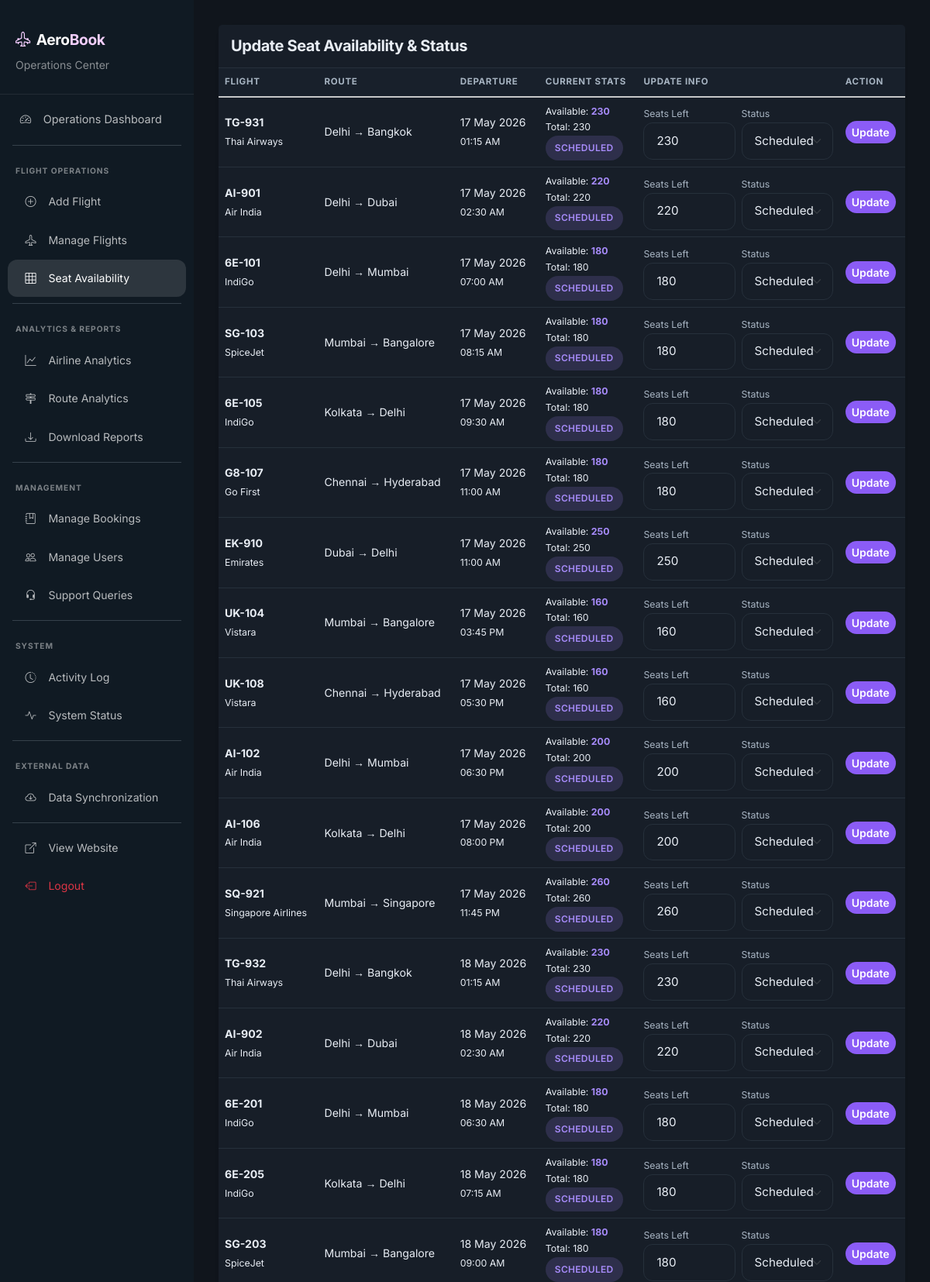
The app's page /admin/manage-seats.php (signed in, upper part) with its own data.
### tables this page shows
CREATE TABLE IF NOT EXISTS flights (
    flight_id INT AUTO_INCREMENT PRIMARY KEY,
    airline_name VARCHAR(100) NOT NULL,
    flight_number VARCHAR(20) NOT NULL UNIQUE,
    source VARCHAR(100) NOT NULL,
    destination VARCHAR(100) NOT NULL,
    departure_time DATETIME NOT NULL,
    arrival_time DATETIME NOT NULL,
    total_seats INT NOT NULL DEFAULT 180,
    seats_available INT NOT NULL DEFAULT 180,
    price DECIMAL(10, 2) NOT NULL,
    status ENUM('Scheduled', 'Delayed', 'Cancelled', 'Completed') DEFAULT 'Scheduled',
    created_at TIMESTAMP DEFAULT CURRENT_TIMESTAMP,
     
     
     
    CONSTRAINT chk_flights_seats CHECK (seats_available <= total_seats)
);

### includes/FlightHelper.php (called while the page is built, shortened)
<?php
if (!defined('AEROBOOK_FLIGHT_HELPER')) {
function getAllFlights($orderBy = 'departure_time ASC') {
    global $conn;
    $orderBy = preg_replace('/[^a-zA-Z0-9_ ]/', '', $orderBy);
    $r = mysqli_query($conn, "SELECT * FROM flights ORDER BY {$orderBy}");
    $flights = [];
    while ($row = mysqli_fetch_assoc($r)) $flights[] = $row;
    return $flights;
}
}

### admin/manage-seats.php (the view, shortened to what this page needs)
<?php
require_once __DIR__ . '/includes/admin-header.php';
$flights = getAllFlights('departure_time ASC');
?>
<div class="row">
    <div class="col-12">
        <div class="card border-0 shadow-sm rounded-4">
            <div class="card-header bg-white p-3 border-bottom">
                <h5 class="mb-0 fw-bold">Update Seat Availability & Status</h5>
            </div>
            <div class="card-body p-0">
                <div class="table-responsive">
                    <table class="table table-hover align-middle mb-0 manage-seats-table">
                        <thead class="table-light">
                            <tr>
                                <th>Flight</th><th>Route</th><th>Departure</th><th>Current Stats</th><th>Update Info</th><th>Action</th>
                            </tr>
                        </thead>
                        <tbody>
                            <?php foreach ($flights as $f): $fid = intval($f['flight_id']); ?>
                            <tr>
                                <td><strong><?php echo $f['flight_number']; ?></strong><br><small><?php echo $f['airline_name']; ?></small></td>
                                <td><?php echo $f['source']; ?> → <?php echo $f['destination']; ?></td>
                                <td><?php echo formatDate($f['departure_time']); ?><br><small><?php echo formatTime($f['departure_time']); ?></small></td>
                                <td>
                                    <div class="small">Available: <span class="fw-bold text-accent"><?php echo $f['seats_available']; ?></span></div>
                                    <div class="small">Total: <?php echo $f['total_seats']; ?></div>
                                    <div><?php echo statusBadge($f['status']); ?></div>
                                </td>
                                <td>
                                    <div class="row g-2">
                                        <div class="col-6">
                                            <label class="small text-muted">Seats Left</label>
                                            <input type="number" name="seats_available" form="seat-form-<?php echo $fid; ?>" class="form-control form-control-sm" value="<?php echo $f['seats_available']; ?>" min="0" max="<?php echo $f['total_seats']; ?>">
                                        </div>
                                        <div class="col-6">
                                            <label class="small text-muted">Status</label>
                                            <select name="status" form="seat-form-<?php echo $fid; ?>" class="form-select form-select-sm">
                                                <?php statusOptions($f['status']); ?>
                                            </select>
                                        </div>
                                    </div>
                                </td>
                                <td>
                                    <button type="submit" form="seat-form-<?php echo $fid; ?>" name="update_seats" class="btn btn-sm btn-accent">Update</button>
                                </td>
                            </tr>
                            <?php endforeach; ?>
                        </tbody>
                    </table>
                </div>
            </div>
        </div>
    </div>
</div>
<?php require_once __DIR__ . '/includes/admin-footer.php'; ?>

### includes/functions.php (shortened to what this page needs)
<?php
function formatDate($date) {
    return date('d M Y', strtotime($date));
}
function formatTime($datetime) {
    return date('h:i A', strtotime($datetime));
}
function statusBadge($status) {
    $classes = [
        'Confirmed' => 'badge-status bg-success',
        'Cancelled' => 'badge-status bg-danger',
        'Scheduled' => 'badge-status bg-primary',
        'Delayed'   => 'badge-status bg-warning',
        'Completed' => 'badge-status bg-secondary',
        'Checked-in' => 'badge-status bg-info',
    ];
    $class = $classes[$status] ?? 'badge-status bg-secondary';
    return '<span class="' . $class . '">' . $status . '</span>';
}
function statusOptions($selected = null) {
    $statuses = ['Scheduled', 'Delayed', 'Cancelled', 'Completed'];
    foreach ($statuses as $s) {
        $sel = ($selected === $s) ? ' selected' : '';
        echo "<option value=\"{$s}\"{$sel}>{$s}</option>";
    }
}

### css/aerobook.css (style rules this page uses)
:root { --ink: #192837; --gray-50: #F8F6FC; --gray-100: #F1EDF9; --gray-200: #E6DFF1; --gray-300: #D4CCE8; --gray-400: #A79DC6; --gray-500: #8A80A8; --gray-600: #5F587C; --gray-700: #4A4461; --gray-800: #2F2A3D; --gray-900: #1B1826; --surface: #F4EFFA; --surface-card: #FFFFFF; --border: #E4DEF2; --primary: #192837; --primary-light: #26384A; --accent: #7342E2; --accent-hover: #8A5CF0; --accent-glow: rgba(115, 66, 226, 0.22); --gradient-accent: linear-gradient(135deg, #7342E2, #8A5CF0); --bs-primary: #7342E2; --bs-primary-rgb: 115, 66, 226; --bs-link-color: #7342E2; --bs-link-hover-color: #8A5CF0; --bs-link-color-rgb: 115, 66, 226; --bs-link-hover-color-rgb: 138, 92, 240; --shadow-sm: 0 1px 2px rgba(16, 24, 40, 0.04); --shadow-md: 0 8px 24px rgba(16, 24, 40, 0.06); --shadow-lg: 0 24px 48px rgba(16, 24, 40, 0.08); --shadow-glow: 0 0 20px rgba(32, 42, 54, 0.2); --radius-sm: 10px; --radius-md: 16px; --radius-lg: 24px; --font-primary: 'Inter', sans-serif; --font-heading: 'Helvetica Now Display Bold', 'Inter', sans-serif; --transition: all 0.3s cubic-bezier(0.4, 0, 0.2, 1); --ease-premium: cubic-bezier(0.16, 1, 0.3, 1); }
body { font-family: var(--font-primary); background: var(--surface); color: var(--text-primary); line-height: 1.7; -webkit-font-smoothing: antialiased; text-rendering: optimizeLegibility; }
h1, h2, h3, h4, h5, h6 { font-family: var(--font-heading); color: var(--text-primary); letter-spacing: -0.02em; line-height: 1.15; }
html { scroll-behavior: smooth; }
.btn { border-radius: 9999px; font-weight: 600; transition: var(--transition); }
.btn-accent, .btn-ink { background: var(--accent); color: #fff; border: none; transition: background-color 0.25s ease, color 0.25s ease, transform 0.25s ease, box-shadow 0.25s ease; }
.btn-accent { background: var(--accent); }
.card { border: 1px solid var(--border); border-radius: var(--radius-md); background: var(--surface-card); box-shadow: var(--shadow-sm); }
.form-control, .form-select { border: 1px solid var(--gray-200); border-radius: 12px; background-color: #fff; padding: 0.72rem 1rem; font-size: 0.95rem; transition: border-color 0.2s ease, box-shadow 0.2s ease, background-color 0.2s ease; }
.badge-status { border-radius: 9999px; }
.table th { font-size: 0.72rem; font-weight: 700; letter-spacing: 0.06em; text-transform: uppercase; color: var(--gray-500); }
.text-accent { color: var(--accent) !important; }
[data-theme="dark"] { --ink: #E8EDF4; --gray-50: #10151C; --gray-100: #161D26; --gray-200: #26303B; --gray-300: #3A4754; --gray-400: #5A6A7A; --gray-500: #8B99A9; --gray-600: #A7B4C2; --gray-700: #C3CDD8; --gray-800: #DCE3EA; --gray-900: #EFF2F6; --surface: #10151C; --surface-card: #171E28; --border: #26303B; --primary: #101A23; --primary-light: #1B2836; --accent: #A78BFA; --accent-hover: #B99EFC; --accent-glow: rgba(167, 139, 250, 0.28); --gradient-accent: linear-gradient(135deg, #8B5CF6, #A78BFA); --bs-primary: #A78BFA; --bs-primary-rgb: 167, 139, 250; --bs-link-color: #A78BFA; --bs-link-hover-color: #B99EFC; --bs-link-color-rgb: 167, 139, 250; --bs-link-hover-color-rgb: 185, 158, 252; --text-primary: #E8EDF4; --text-secondary: #A7B4C2; --text-light: #5A6A7A; --gradient-card: linear-gradient(145deg, #1A2230 0%, #141B24 100%); --gradient-hero: linear-gradient(135deg, #121826 0%, #0F141A 100%); --shadow-sm: 0 1px 2px rgba(0, 0, 0, 0.5); --shadow-md: 0 8px 24px rgba(0, 0, 0, 0.5); --shadow-lg: 0 24px 48px rgba(0, 0, 0, 0.6); color-scheme: dark; }
[data-theme="dark"] .card, [data-theme="dark"] .flight-card, [data-theme="dark"] .feature-card, [data-theme="dark"] .stat-card { background: var(--surface-card); }
[data-theme="dark"] .form-control, [data-theme="dark"] .form-select { background-color: var(--surface-card); }
[data-theme="dark"] .btn-accent { background: #8B5CF6; color: #fff; }
.card-header { background: var(--surface-card); border-bottom: 1px solid var(--border); font-weight: 600; }
.border-bottom, .border-top { border-color: var(--border) !important; }
.bg-primary { background-color: rgba(var(--bs-primary-rgb), 1) !important; }
.badge-status.bg-primary { background: rgba(115, 66, 226, 0.1) !important; color: var(--accent) !important; }
[data-theme="dark"] .bg-primary { background-color: #A78BFA !important; }
[data-theme="dark"] .badge-status.bg-primary { background: rgba(167, 139, 250, 0.16) !important; color: #A78BFA !important; }
[data-theme="dark"] .table-hover { --bs-table-hover-bg: rgba(167, 139, 250, 0.2); --bs-table-hover-color: #E8EDF4; }

### records on screen
flights: flight_number "TG-931", airline_name "Thai Airways", source "Delhi", destination "Bangkok", departure_time "17 May 2026", departure_time "01:15 AM", seats_available "230", total_seats "230", status "SCHEDULED", status "Scheduled"
flights: flight_number "AI-901", airline_name "Air India", source "Delhi", destination "Dubai", departure_time "17 May 2026", departure_time "02:30 AM", seats_available "220", total_seats "220", status "SCHEDULED", status "Scheduled"
flights: flight_number "6E-101", airline_name "IndiGo", source "Delhi", destination "Mumbai", departure_time "17 May 2026", departure_time "07:00 AM", seats_available "180", total_seats "180", status "SCHEDULED", status "Scheduled"
flights: flight_number "SG-103", airline_name "SpiceJet", source "Mumbai", destination "Bangalore", departure_time "17 May 2026", departure_time "08:15 AM", seats_available "180", total_seats "180", status "SCHEDULED", status "Scheduled"
flights: flight_number "6E-105", airline_name "IndiGo", source "Kolkata", destination "Delhi", departure_time "17 May 2026", departure_time "09:30 AM", seats_available "180", total_seats "180", status "SCHEDULED", status "Scheduled"
flights: flight_number "G8-107", airline_name "Go First", source "Chennai", destination "Hyderabad", departure_time "17 May 2026", departure_time "11:00 AM", seats_available "180", total_seats "180", status "SCHEDULED", status "Scheduled"
flights: flight_number "EK-910", airline_name "Emirates", source "Dubai", destination "Delhi", departure_time "17 May 2026", departure_time "11:00 AM", seats_available "250", total_seats "250", status "SCHEDULED", status "Scheduled"
flights: flight_number "UK-104", airline_name "Vistara", source "Mumbai", destination "Bangalore", departure_time "17 May 2026", departure_time "03:45 PM", seats_available "160", total_seats "160", status "SCHEDULED", status "Scheduled"
flights: flight_number "UK-108", airline_name "Vistara", source "Chennai", destination "Hyderabad", departure_time "17 May 2026", departure_time "05:30 PM", seats_available "160", total_seats "160", status "SCHEDULED", status "Scheduled"
flights: flight_number "AI-102", airline_name "Air India", source "Delhi", destination "Mumbai", departure_time "17 May 2026", departure_time "06:30 PM", seats_available "200", total_seats "200", status "SCHEDULED", status "Scheduled"
flights: flight_number "AI-106", airline_name "Air India", source "Kolkata", destination "Delhi", departure_time "17 May 2026", departure_time "08:00 PM", seats_available "200", total_seats "200", status "SCHEDULED", status "Scheduled"
flights: flight_number "SQ-921", airline_name "Singapore Airlines", source "Mumbai", destination "Singapore", departure_time "17 May 2026", departure_time "11:45 PM", seats_available "260", total_seats "260", status "SCHEDULED", status "Scheduled"
flights: flight_number "TG-932", airline_name "Thai Airways", source "Delhi", destination "Bangkok", departure_time "18 May 2026", departure_time "01:15 AM", seats_available "230", total_seats "230", status "SCHEDULED", status "Scheduled"
flights: flight_number "AI-902", airline_name "Air India", source "Delhi", destination "Dubai", departure_time "18 May 2026", departure_time "02:30 AM", seats_available "220", total_seats "220", status "SCHEDULED", status "Scheduled"
flights: flight_number "6E-201", airline_name "IndiGo", source "Delhi", destination "Mumbai", departure_time "18 May 2026", departure_time "06:30 AM", seats_available "180", total_seats "180", status "SCHEDULED", status "Scheduled"
flights: flight_number "6E-205", airline_name "IndiGo", source "Kolkata", destination "Delhi", departure_time "18 May 2026", departure_time "07:15 AM", seats_available "180", total_seats "180", status "SCHEDULED", status "Scheduled"
flights: flight_number "SG-203", airline_name "SpiceJet", source "Mumbai", destination "Bangalore", departure_time "18 May 2026", departure_time "09:00 AM", seats_available "180", total_seats "180", status "SCHEDULED", status "Scheduled"
